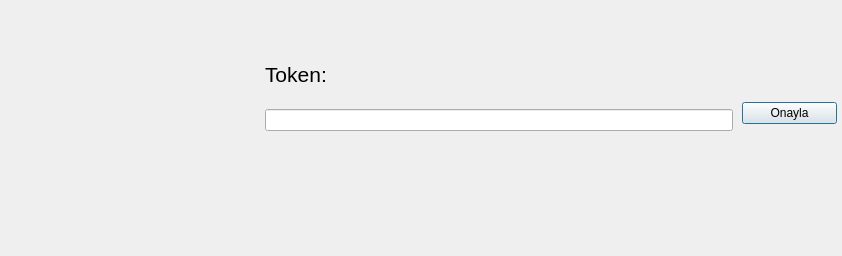
<?xml version="1.0" encoding="UTF-8"?>
<ui version="4.0">
 <class>AuthDialog</class>
 <widget class="QDialog" name="AuthDialog">
  <property name="geometry">
   <rect>
    <x>0</x>
    <y>0</y>
    <width>842</width>
    <height>256</height>
   </rect>
  </property>
  <property name="sizePolicy">
   <sizepolicy hsizetype="Minimum" vsizetype="Preferred">
    <horstretch>0</horstretch>
    <verstretch>0</verstretch>
   </sizepolicy>
  </property>
  <property name="minimumSize">
   <size>
    <width>842</width>
    <height>256</height>
   </size>
  </property>
  <property name="maximumSize">
   <size>
    <width>842</width>
    <height>256</height>
   </size>
  </property>
  <property name="windowTitle">
   <string>Dialog</string>
  </property>
  <layout class="QGridLayout" name="gridLayout">
   <property name="leftMargin">
    <number>0</number>
   </property>
   <property name="topMargin">
    <number>0</number>
   </property>
   <property name="rightMargin">
    <number>5</number>
   </property>
   <property name="bottomMargin">
    <number>0</number>
   </property>
   <property name="horizontalSpacing">
    <number>9</number>
   </property>
   <property name="verticalSpacing">
    <number>0</number>
   </property>
   <item row="0" column="1">
    <layout class="QVBoxLayout" name="verticalLayout">
     <property name="spacing">
      <number>0</number>
     </property>
     <property name="sizeConstraint">
      <enum>QLayout::SizeConstraint::SetDefaultConstraint</enum>
     </property>
     <item>
      <spacer name="verticalSpacer">
       <property name="orientation">
        <enum>Qt::Orientation::Vertical</enum>
       </property>
       <property name="sizeType">
        <enum>QSizePolicy::Policy::Preferred</enum>
       </property>
       <property name="sizeHint" stdset="0">
        <size>
         <width>20</width>
         <height>40</height>
        </size>
       </property>
      </spacer>
     </item>
     <item>
      <widget class="QLabel" name="SlblToken">
       <property name="minimumSize">
        <size>
         <width>0</width>
         <height>35</height>
        </size>
       </property>
       <property name="font">
        <font>
         <pointsize>16</pointsize>
        </font>
       </property>
       <property name="text">
        <string>Token:</string>
       </property>
      </widget>
     </item>
     <item>
      <widget class="QLineEdit" name="keyEdit">
       <property name="minimumSize">
        <size>
         <width>468</width>
         <height>0</height>
        </size>
       </property>
       <property name="maximumSize">
        <size>
         <width>468</width>
         <height>16777215</height>
        </size>
       </property>
      </widget>
     </item>
     <item>
      <widget class="QLabel" name="lblStatus">
       <property name="minimumSize">
        <size>
         <width>0</width>
         <height>35</height>
        </size>
       </property>
       <property name="maximumSize">
        <size>
         <width>16777215</width>
         <height>55</height>
        </size>
       </property>
       <property name="text">
        <string/>
       </property>
      </widget>
     </item>
     <item>
      <spacer name="verticalSpacer_2">
       <property name="orientation">
        <enum>Qt::Orientation::Vertical</enum>
       </property>
       <property name="sizeType">
        <enum>QSizePolicy::Policy::Preferred</enum>
       </property>
       <property name="sizeHint" stdset="0">
        <size>
         <width>20</width>
         <height>70</height>
        </size>
       </property>
      </spacer>
     </item>
    </layout>
   </item>
   <item row="0" column="4">
    <layout class="QVBoxLayout" name="verticalLayout_2">
     <property name="spacing">
      <number>0</number>
     </property>
     <item>
      <spacer name="verticalSpacer_4">
       <property name="orientation">
        <enum>Qt::Orientation::Vertical</enum>
       </property>
       <property name="sizeType">
        <enum>QSizePolicy::Policy::Preferred</enum>
       </property>
       <property name="sizeHint" stdset="0">
        <size>
         <width>20</width>
         <height>40</height>
        </size>
       </property>
      </spacer>
     </item>
     <item>
      <widget class="QPushButton" name="btnSubmit">
       <property name="text">
        <string>Onayla</string>
       </property>
      </widget>
     </item>
     <item>
      <spacer name="verticalSpacer_3">
       <property name="orientation">
        <enum>Qt::Orientation::Vertical</enum>
       </property>
       <property name="sizeType">
        <enum>QSizePolicy::Policy::Preferred</enum>
       </property>
       <property name="sizeHint" stdset="0">
        <size>
         <width>20</width>
         <height>70</height>
        </size>
       </property>
      </spacer>
     </item>
    </layout>
   </item>
   <item row="0" column="0">
    <widget class="QLabel" name="lblIco">
     <property name="minimumSize">
      <size>
       <width>256</width>
       <height>256</height>
      </size>
     </property>
     <property name="text">
      <string/>
     </property>
    </widget>
   </item>
  </layout>
 </widget>
 <resources/>
 <connections/>
</ui>
